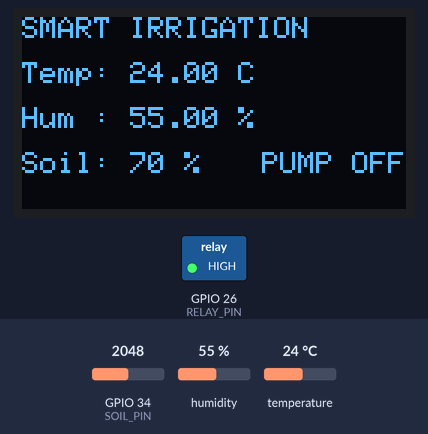
The sketch below on a simulated ESP32. Parts: 128×64 one-colour display, switched loads named in the sketch (green lamp = pin HIGH). The test bench sets the inputs (shaded band); at power-on: GPIO 34 (SOIL_PIN) = 2048, humidity 55 %, temperature 24 °C. What the sketch prints to the serial monitor is not drawn.

Above: at 2.9 s.
3.0 s: GPIO 34 (SOIL_PIN) set to 3028
At 4.6 s:
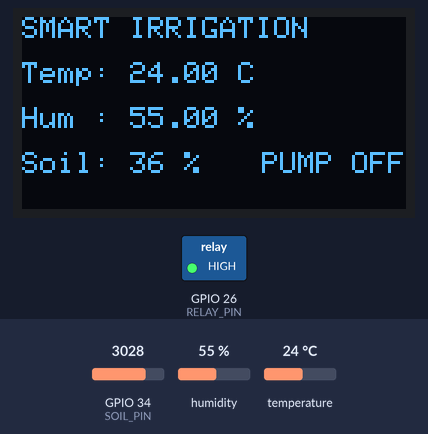
5.7 s: GPIO 34 (SOIL_PIN) set to 3113
At 6.7 s:
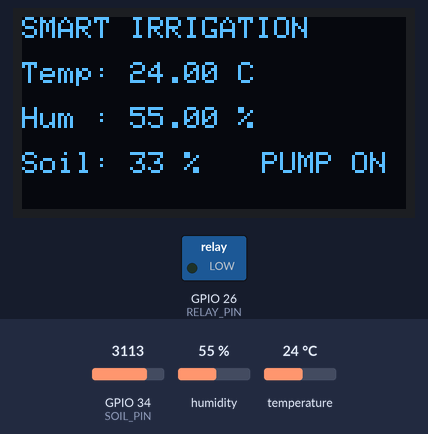
8.4 s: humidity set to 22 %
At 10.9 s:
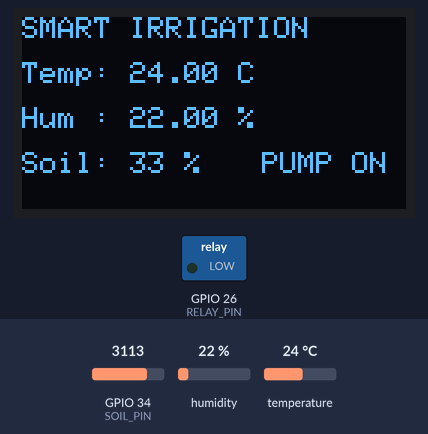
11.8 s: GPIO 34 (SOIL_PIN) set to 2652
At 13.1 s:
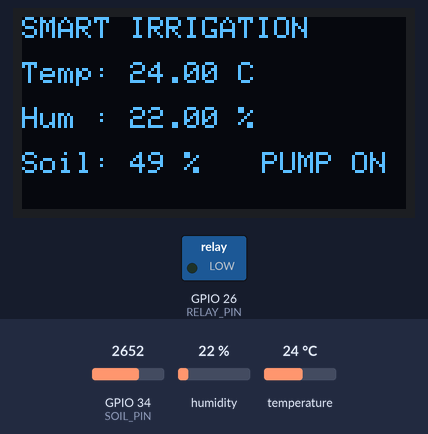
14.5 s: GPIO 34 (SOIL_PIN) set to 2573
At 17.3 s:
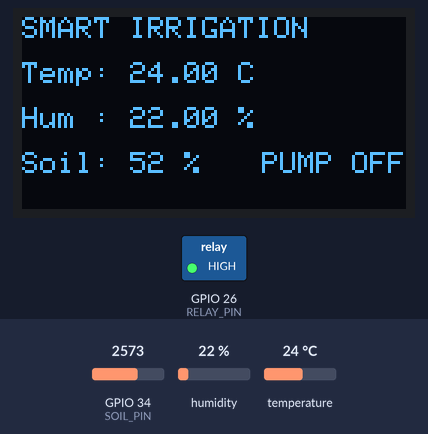
17.9 s: temperature set to 12 °C
At 19.5 s:
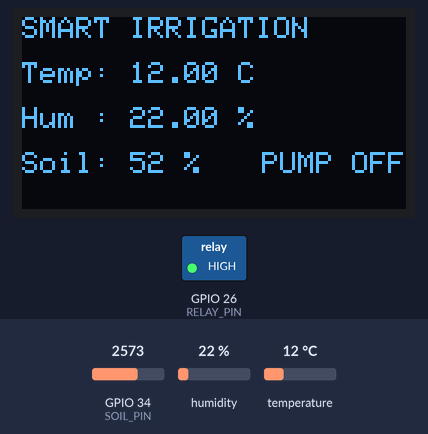
Timing chart, 0 to 21.0 s (numbered marks = the images above; inputs shaded):
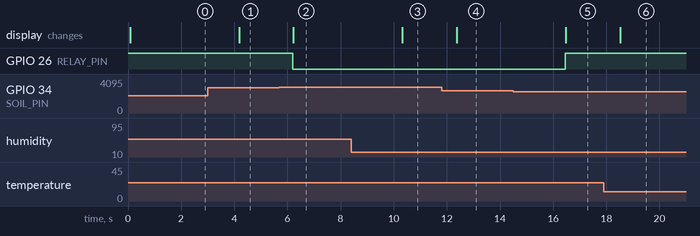

Measured:
- the behaviour switches between 3081 and 3082 on GPIO 34 (SOIL_PIN) (found by bisection; images 1 and 2)
- the behaviour switches between 2619 and 2618 on GPIO 34 (SOIL_PIN) (found by bisection; images 4 and 5)
- after the input at 3.0 s, the display: changes after 1.2 s (image 1)
- after the input at 5.7 s, GPIO 26 (RELAY_PIN): HIGH → LOW after 0.50 s; the display: changes after 0.53 s (image 2)
- after the input at 8.4 s, the display: changes after 1.9 s (image 3)
- after the input at 11.8 s, the display: changes after 0.58 s (image 4)
- after the input at 14.5 s, GPIO 26 (RELAY_PIN): LOW → HIGH after 1.9 s; the display: changes after 2.0 s (image 5)
- after the input at 17.9 s, the display: changes after 0.62 s (image 6)

The sketch:

Smart_irrigation.ino
```cpp
#include <Wire.h>
#include <Adafruit_GFX.h>
#include <Adafruit_SSD1306.h>
#include <DHT.h>

#define SCREEN_WIDTH 128
#define SCREEN_HEIGHT 64

#define DHTPIN 4
#define DHTTYPE DHT11

#define SOIL_PIN 34
#define RELAY_PIN 26

// Calibration values
#define AIR_VALUE 4095
#define WATER_VALUE 1200

Adafruit_SSD1306 display(SCREEN_WIDTH, SCREEN_HEIGHT, &Wire, -1);
DHT dht(DHTPIN, DHTTYPE);

bool pumpState = false;

void setup() {
  Serial.begin(115200);

  pinMode(RELAY_PIN, OUTPUT);

  // Active LOW relay
  digitalWrite(RELAY_PIN, HIGH);

  dht.begin();

  Wire.begin(21, 22);

  if (!display.begin(SSD1306_SWITCHCAPVCC, 0x3C)) {
    Serial.println("OLED Failed");
    while (1);
  }

  display.clearDisplay();
  display.setTextColor(SSD1306_WHITE);
  display.setTextSize(1);

  Serial.println("Smart Irrigation System Started");
}

void loop() {

  float temperature = dht.readTemperature();
  float humidity = dht.readHumidity();

  int soilRaw = analogRead(SOIL_PIN);

  int moisture = map(soilRaw, AIR_VALUE, WATER_VALUE, 0, 100);
  moisture = constrain(moisture, 0, 100);

  // Automatic Irrigation Logic
  if (moisture < 35) {
    digitalWrite(RELAY_PIN, LOW);   // Pump ON
    pumpState = true;
  }

  if (moisture > 50) {
    digitalWrite(RELAY_PIN, HIGH);  // Pump OFF
    pumpState = false;
  }

  Serial.print("Temp: ");
  Serial.print(temperature);
  Serial.print(" C  ");

  Serial.print("Humidity: ");
  Serial.print(humidity);
  Serial.print("%  ");

  Serial.print("Moisture: ");
  Serial.print(moisture);
  Serial.print("%  ");

  Serial.print("Pump: ");
  Serial.println(pumpState ? "ON" : "OFF");

  display.clearDisplay();

  display.setCursor(0, 0);
  display.println("SMART IRRIGATION");

  display.setCursor(0, 15);
  display.print("Temp: ");
  display.print(temperature);
  display.println(" C");

  display.setCursor(0, 30);
  display.print("Hum : ");
  display.print(humidity);
  display.println(" %");

  display.setCursor(0, 45);
  display.print("Soil: ");
  display.print(moisture);
  display.println(" %");

  display.setCursor(80, 45);
  display.print(pumpState ? "PUMP ON" : "PUMP OFF");

  display.display();

  delay(2000);
}
```
